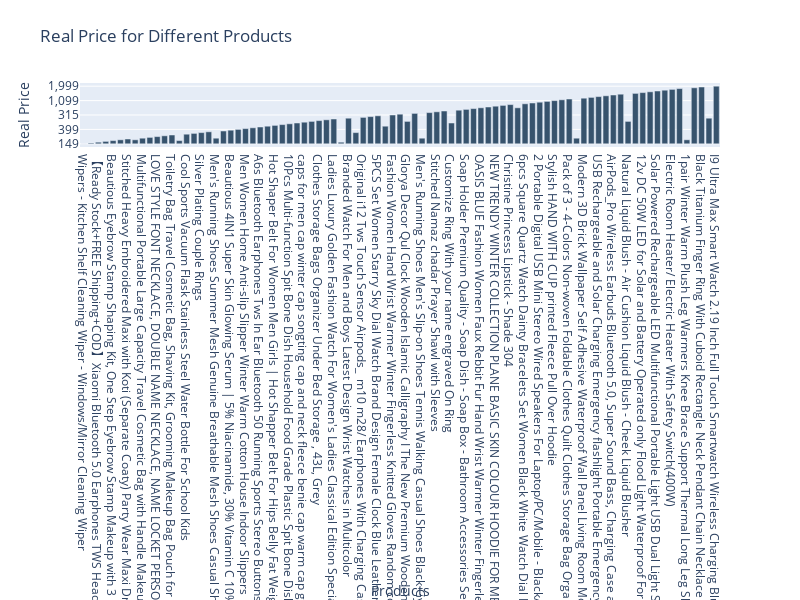

Notebook source saved alongside this figure:
### Code cell
import pandas as pd
import plotly.graph_objs as go
import plotly.io as pio

# Load data from Excel file
df = pd.read_excel('front products.xlsx')

# Filter columns containing product names and real prices
product_cols = [col for col in df.columns if 'product' in col.lower()]
price_cols = [col for col in df.columns if 'real price' in col.lower()]

# Extract product names and real prices
products = []
prices = []
for product_col, price_col in zip(product_cols, price_cols):
    products.extend(df[product_col].dropna())
    prices.extend(df[price_col].dropna())

# Create a new DataFrame with the cleaned data
cleaned_df = pd.DataFrame({'Product': products, 'Real Price': prices})

# Create a bar graph
fig = go.Figure()

# Add bar trace for real price
fig.add_trace(go.Bar(
    x=cleaned_df['Product'],
    y=cleaned_df['Real Price'],
    name='Real Price',
    marker=dict(color='rgb(55, 83, 109)')
))

# Update layout
fig.update_layout(
    title='Real Price for Different Products',
    xaxis_title='Products',
    yaxis_title='Real Price',
    width=800,  # Adjust width as needed
    height=600,  # Adjust height as needed
)

# Show the plot
pio.show(fig)

### Figure 1 — Plotly figure (JSON) as saved in the notebook; plotly's stock layout.template omitted (floating-point values rounded to 4 significant figures)
{"data": [{"marker": {"color": "rgb(55, 83, 109)"}, "name": "Real Price", "type": "bar", "x": ["Wipers - Kitchen Shelf Cleaning Wiper - Windows/Mirror Cleaning Wiper", "Winter Cap and neck for Boy - Girls", "【Ready Stock+FREE Shipping+COD】Xiaomi Bluetooth 5.0 Earphones TWS Headphone True Wireless Earphone Touch Control Earbuds HiFi Stereo Sports Waterproof With Mic", "The Vintage Clothing Pack of 2 Hoodies For Men / Hoodies For Girls / Hoodies For Women Messi AW Allen Walker printed premium quality Hoodies For Men / Hoodies For Girls", "Beautious Eyebrow Stamp Shaping Kit, One Step Eyebrow Stamp Makeup with 3 Reusable Eyebrow Stencils and Eyebrow Pen Brushes Hairline Powder", "Original M10 & M19 & M28 M90 & i12 Double Wireless Bluetooth Hand Free with Power Bank Earphones White bluetooth ear phone for all cell phones use", "Stitched Heavy Embroidered Maxi with Koti (Separate Coaty) Party Wear Maxi Dresses For Women/Eid Collection/Wedding Dress For Women", "Winter Warm Thickening Wool Gloves Knitted Flip Fingerless Flexible Exposed Finger Thick Mittens for Men Women", "Multifunctional Portable Large Capacity Travel Cosmetic Bag with Handle Makeup Organizer Bag Storage Makeup Bag Waterproof PU Leather Travel Toiletry Bag for Women", "Stylish Printed Front Two Pocket Hooded Tracksuit For Men", "LOVE STYLE FONT NECKLACE, DOUBLE NAME NECKLACE, NAME LOCKET PERSONALIZED/CUSTOMIZED DESIGN NAME NECKLACE-(PERFECT GIFT TO SEND YOUR WIFE , FIANCE, HUSBAND, FATHER , OR ANY ONE)", "(Buy 1 Get 1 Free) New S10 Handsfree High Bass With Good Sound Quality", "Toiletry Bag Travel Cosmetic Bag, Shaving Kit, Grooming Makeup Bag Pouch for Men & Women, Black, GreyHigh Quality Toiletry Bag Men/Women travel Accessories with hanging option", "I7 Mini Bluetooth Headset Earbud Single Wireless Earphone With Mic Stereo For all phones", "Cool Sports Vacuum Flask Stainless Steel Water Bottle For School Kids", "Swetshirt And Pajama Trouser For Kids Baby Boys And Baby Girls Imported Comfy Winter Warm Tops Clothes Sets Dresses Outfit Jannat Store", "Silver Plating Couple Rings", "Zip card wallet Genuine Leather Minimalist Men's Purse Long Wallet For Men Bi Fold Simple Wallet Clasp Card Holder Wallet Small Wallet for Men and Boys - Slim and Smart Wallet Small Wallet for Men and Boys - Slim and Smart Wallet", "Men's Running Shoes Summer Mesh Genuine Breathable Mesh Shoes Casual Shoes Men Sports Shoes Size Breathable Sports Shoes Women Sneakers Sports Shoes Black Running Shoes", "Sogo Quartz Heater (JPN-94 / JPN-95)", "Beautious 4IN1 Super Skin Glowing Serum | 5% Niacinamide, 30% Vitamin C 10%, Vitamin E 10% & HA | 30 ml", "Girls Soft Half Finger Gloves Plush Fingerless Gloves", "Men Women Home Anti-slip Slipper Winter Warm Cotton House Indoor Slippers", "New Design 2 Piece Hand Bag With Small Carry Pouch & Long Strap", "A6s Bluetooth Earphones Tws In Ear Bluetooth 50 Running Sports Stereo Buttons With Microphone Wireless Headphones", "Beanie cap-Wool cap with neck warmer for men women| Winter cap for Unisex", "Hot Shaper Belt For Women Men Girls | Hot Shapper Belt For Hips Belly Fat Weight Loss Back Pain | Hot Shapers Slimming Belt Suana Sweat Belt Suit For Home Gym", "Infinix Hot 30 Back Rear Camera Protector 9H Gorilla Flexible Protection For Infinix Hot 30", "10Pcs Multi-function Spit Bone Dish Household Food Grade Plastic Spit Bone Dish Round Square Set Dining Table Garbage Plate", "Flowery Pore-Refining Treatment Gel (Niacinamide + Witch-hazel) - 50g", "caps for men cap winter cap songting cap and neck fleece benie cap warm cap garam hot", "Oud Collection - Arabic Perfumes Dirham_Men - Eau De Perfume - 100ml Long Lasting Frangrances", "Clothes Storage Bags Organizer Under Bed Storage , 43L, Grey", "Upgraded Version V5.2 Chip TWS G11 Wireless Outdoor Sports Wireless Headset Gaming Earbuds Esports Listening Music Universal", "Ladies Luxury Golden Fashion Watch For Women's Ladies Classical Edition Special Watch for Ladies And Girls", "Men's Running Shoes Men's Slip-on Shoes Tennis Walking Casual Shoes Black Gym Breathable Work Shoes fashion shoes sneakers for men", "Branded Watch For Men and Boys Latest Design Wrist Watches in Multicolor", "Sunaina Textile 3 Piece Malai Linen Printed Unstitched Winter Collection Fabric for Girls/Womens Sunaina Vol-34", "Original i12 Tws Touch Sensor Airpods_  m10 m28/ Earphones With Charging Case Dock For All Mobiles", "Cotton Satin Double Bedsheet Embroided", "5PCS Set Women Starry Sky Dial Watch Brand Design Female Clock Blue Leather Band Ladies Watches Simple Casual Womens WristWatch", "Home & Office Multipurpose Plastic Rack / Room Organizer Home & Office Multipurpose  Plastic Rack / Room Organizer /  Shoe Rack Brown Art # SS-SSRm01", "Fashion Women Hand Wrist Warmer Winter Fingerless Knitted Gloves Random colors", "Lifestyle Glory Heart Wooden Clock With Premium Light I The New Wooden Wall Clock Big Size I Wall Clock I Wooden Wall Clock I Wall clocks for bedroom I Wall Clocks for drawing room I Wooden Wall Clocks for bedroom", "Glorya Decor Qul Clock Wooden Islamic Calligraphy I The New Premium Wooden Wall Clock Light Big Size I Wall Clock Wooden Wall Clock I Wall clocks for bedroom I Quartz Watch DIY Design Decoration Piece for Home Decor I Offices and for Gift Items", "Wanter - 100Pcs / Square Almond Oval Coffin Shape Natural & Transparent Color Artificial Nails Kit Fakee Nails Acrylic Nails For Girls Beautiful Nails Falsee Nails", "Men's Running Shoes Men's Slip-on Shoes Tennis Walking Casual Shoes Black Gym Breathable Rubber Work Shoes fashin shoes", "Birds on Tree 3D Wooden DIY Wall Clock Numeral Quartz Watch Hanging Decoration Piece for Home Decor and Girls Room Bed Rooms and for Gifts Item", "Stitched Namaz chadar Prayer Shawl with Sleeves", "Flowers Printed Zipper For Women Girls Customized By aarwah Emaan", "Customize Ring With your name engraved On Ring", "Winter Zipper Jacket Trouser Tracksuit", "Soap Holder Premium Quality - Soap Dish - Soap Box - Bathroom Accessories Sets Washroom Friendly Products Bathroom Products Non-perforated Shell Shape Soap Holder", "Pack of 2 Black Titanium Finger Ring & Black Bar Chain For Man Woman", "OASIS BLUE Fashion Women Faux Rebbit Fur Hand Wrist Warmer Winter Fingerless Knitted Gloves", "Microfiber Bathing Quick Dry Hair Cap Turban Wrap Towel Hat Hair-drying", "NEW TRENDY WINTER COLLECTION PLANE BASIC SKIN COLOUR HOODIE FOR MENS", "Tube cap for winter season outclass stuff / Inner Tube cap / Inner hijab cap / Under scarf cap for hijab", "Christine Princess Lipstick - Shade 304", "ENRAX CART Winter Solid Color Faux Rabbit  Gloves Arm Sleeve Cover Warmer Fingerless Wrist Gloves Knitted Mitten Fashion Women Gloves", "6pcs Square Quartz Watch Dainty Bracelets Set Women Black White Watch Dial Leather Strap Heart Leaf Infinity Bracelets Set", "Waterproof Jelly Solid Lipstick  Moisturizing Long Lasting Red Lip Balm  High Color Rendering Smoothing Jelly Lipstick", "2 Portable Digital USB Mini Stereo Wired Speakers For Laptop/PC/Mobile - Black/White", "Multifunction Kitchen Food chopper Machine onion chopper Hand Pull Speedy Chopper Turbo Cutter Nicer Dicer Plus Garlic Press small meat Shredders Grinder Mincer Mixer Blender can cut fruits/vegetables/nuts/herbs/onions/garlic/chili", "Stylish HAND WITH CUP printed Fleece Pull Over Hoodie", "AT Heart Wooden Clock With Premium Light I The New Wooden Wall Clock Big Size I Wall Clock I Wooden Wall Clock I Wall clocks for bedroom I Wall Clocks for drawing room I Wooden Wall Clocks for bedroom", "Pack of 3 - 4-Colors Non-woven Foldable Clothes Quilt Clothes Storage Bag Organizer Box New-L", "Latest Casual Sneaker, Lace Up Light Weight Shoes for Running, walking", "Modern 3D Brick Wallpaper Self Adhesive Waterproof Wall Panel Living Room Mould Proof Wall Sticker Formaldehyde-free Home Decor", "Top Brand Luxury Fashion Calendar Watch Men Nylon Strap Clock Sport Watches Mens Quartz Wristwatch Relogio Masculino", "USB Rechargeable and Solar Charging Emergency flashlight Portable Emergency Light With Charging Cable 3 Types of Lighting System", "6 PCS New Lxury Love Rhinestone Jewelry Ladies Ring Necklace Earrings Bracelet Set Simple Digital Leather Strap Quartz Watch", "AirPods_Pro Wireless Earbuds Bluetooth 5.0, Super Sound Bass, Charging Case and Extra Ear-Buds, Pop-Up Feature Compatible with All Devices", "New  Flat Slippers for girls and women", "Natural Liquid Blush - Air Cushion Liquid Blush - Cheek Liquid Blusher", "AKE - Motorcycle Half Face Mask Winter Wear Beard cold Protection Mask Black Red Blue Multi Color", "12v DC 50W LED for Solar and Battery Operated only Flood Light Waterproof For Outdoor", "Flexible tripod phone holder foam", "Solar Powered Rechargeable LED Multifunctional Portable Light USB Dual Light Source Outdoor Searchlight Camping Light Strong Fla", "Beautious Pack of 5 Mini Matte Lipsticks Red Brown pink lipstick", "Electric Room Heater/ Electric Heater With Safety Switch(400W)", "Chest Bag New Men Simple Nylon Fashion Waterproof One Shoulder Crossbody Bag", "1pair Winter Warm Plush Leg Warmers Knee Brace Support Thermal Long Leg Sleeves", "Large Storage Bags, Storage Bag Clothes Storage Box Bins Foldable Closet Organizers Storage Containers with Durable Handles Thick Fabric for Blanket Comforter Clothing Bedding", "Black Titanium Finger Ring With Cuboid Rectangle Neck Pendant Chain Necklace For Boys And Men (Pack Of 2)", "Very stylish smart Soap holder for bathroom soap dish modern style and space saving leaf shape soap holder self draining bathroom fitting", "I9 Ultra Max Smart Watch 2.19 Inch Full Touch Smartwatch Wireless Charging Bluetooth Call Watch Sport Woman Men Smartwatch"], "y": ["149", "488", "1,399", "1,749", "319", "499", "1,575", "499", "999", "2,499", "619", "429", "430", "319", "947", "748", "550", "320", "999", "1,799", "269", "399", "349", "1,250", "2,901", "449", "341", "118", "415", "199", "450", "299", "107", "4,573", "899", "1,399", "279", "550", "749", "975", "2,842", "449", "315", "375", "299", "249", "999", "289", "840", "1,029", "199", "1,298", "242", "125", "335", "120", "797", "160", "280", "335", "2,992", "356", "509", "497", "1,099", "345", "271", "999", "228", "2,777", "949", "4,388", "2,128", "599", "299", "268", "799", "179", "6,455", "215", "1,585", "4,100", "499", "79", "115", "279", "1,999"]}], "layout": {"height": 600, "title": {"text": "Real Price for Different Products"}, "width": 800, "xaxis": {"title": {"text": "Products"}}, "yaxis": {"title": {"text": "Real Price"}}}}
